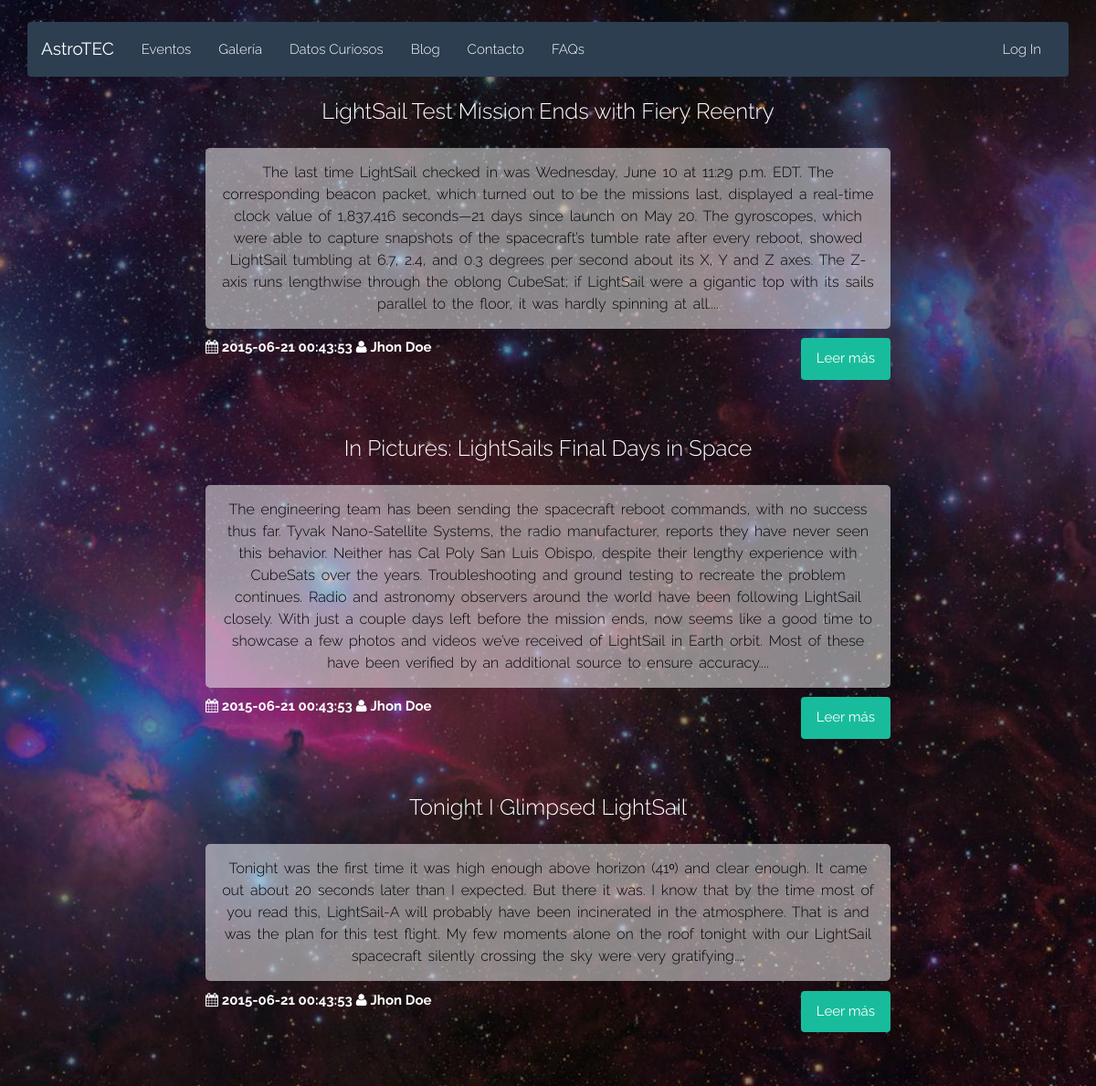
Screenshot of /blog.php with the database file from the repository.
### tables this page shows
CREATE TABLE IF NOT EXISTS `Publicaciones` (
  `idPublicacion` INT NOT NULL AUTO_INCREMENT,
  `titulo` VARCHAR(300) NOT NULL,
  `contenido` LONGTEXT NOT NULL,
  `fecha` DATETIME NOT NULL,
  `fk_idCreador` INT NOT NULL,
  PRIMARY KEY (`idPublicacion`),
  INDEX `fk_idCreador_idx` (`fk_idCreador` ASC),
  CONSTRAINT `fk_idCreador1`
    FOREIGN KEY (`fk_idCreador`)
    REFERENCES `Usuarios` (`idUsuario`)
    ON DELETE NO ACTION
    ON UPDATE NO ACTION);

### html/blog.php (the view, shortened to what this page needs)
<?php
	require("php/db.php");
	$sql = "SELECT P.idPublicacion AS id, P.titulo,
					CONCAT (SUBSTRING(P.contenido, 1, 700), '...') AS contenido,
					P.fecha, CONCAT(U.nombre, ' ', U.apellido1) AS autor
					FROM Publicaciones AS P
					INNER JOIN Usuarios AS U ON U.idUsuario = P.fk_idCreador";
	$result = $conn->query($sql);
	$posts = array();
	if ($result->num_rows > 0) {
		while ($row = $result->fetch_assoc()) {
			array_push($posts, $row);
    }
	}
?>
<!DOCTYPE html>
<html class="no-js" lang="">
<head>
	<?php require('./php/head.php'); ?>
	<link rel="stylesheet" type="text/css" href="css/blog.css">
</head>
<body>
	<div class="container">
		<?php require('./php/navbar.php'); ?>
		<?php
			foreach ($posts as $post) {
				echo "<div class='row'>";
				echo "	<div class='col-md-2'></div>";
				echo "	<div class='col-md-8 post'>";
				echo "		<a href='post.php?id=$post[id]'";
				echo "			<h2 class='title'>$post[titulo]</h2>";
				echo "		</a>";
				echo "		<p>$post[contenido]</p>";
				echo "    <div class='pull-left'>";
				echo "			<i class='fa fa-calendar'></i> <time>$post[fecha]</time>";
				echo "			<i class='fa fa-user'></i> <span>$post[autor]</span>";
				echo "		</div>";
				echo "		<a href='post.php?id=$post[id]' class='btn btn-success pull-right'>Leer más</a>";
				echo "	</div>";
				echo "</div>";
			}
		?>
	</div>
</body>
</html>

### html/css/style.css (style rules this page uses)
body { padding-top: 2%; background: url(../img/background.jpg) no-repeat center center fixed; -webkit-background-size: cover; -moz-background-size: cover; -o-background-size: cover; background-size: cover; font-family: 'Raleway', sans-serif; font-weight: 300; color: #3E3E3E; }

### html/css/blog.css (style rules this page uses)
.post { text-align: center; margin-bottom: 5%; color: white; }
.title { color: white; font-size: x-large; margin-bottom: 3%; text-align: center; background-color: initial; border: none; }
.post p { margin-top: 3%; background-color: rgba(255, 255, 255, 0.50); color: black; font-size: medium; padding: 2%; border-radius: 5px; word-spacing: 2pt; line-height: 150%; }
.post time, .post span { font-weight: bold; }

### rows the page displays
publicaciones: titulo "LightSail Test Mission Ends with Fiery Reentry", post "The last time LightSail checked in was Wednesday, June 10 at 11:29 p.m. EDT. The corresponding beacon packet, which turned out to be the missions last, displayed a real-time clock value of 1,837,416 seconds—21 days since launch on May 20. The gyroscopes, which were able to capture snapshots of the spacecraft’s tumble rate after every reboot, showed LightSail tumbling at 6.7, 2.4, and 0.3 degrees per second about its X, Y and Z axes. The Z-axis runs lengthwise through the oblong CubeSat; if LightSail were a gigantic top with its sails parallel to the floor, it was hardly spinning at all....", fecha "2015-06-21 00:43:53", post "Jhon Doe"
publicaciones: titulo "In Pictures: LightSails Final Days in Space", post "The engineering team has been sending the spacecraft reboot commands, with no success thus far. Tyvak Nano-Satellite Systems, the radio manufacturer, reports they have never seen this behavior. Neither has Cal Poly San Luis Obispo, despite their lengthy experience with CubeSats over the years. Troubleshooting and ground testing to recreate the problem continues. Radio and astronomy observers around the world have been following LightSail closely. With just a couple days left before the mission ends, now seems like a good time to showcase a few photos and videos we’ve received of LightSail in Earth orbit. Most of these have been verified by an additional source to ensure accuracy....", fecha "2015-06-21 00:43:53", post "Jhon Doe"
publicaciones: titulo "Tonight I Glimpsed LightSail", post "Tonight was the first time it was high enough above horizon (41ᵒ) and clear enough. It came out about 20 seconds later than I expected. But there it was. I know that by the time most of you read this, LightSail-A will probably have been incinerated in the atmosphere. That is and was the plan for this test flight. My few moments alone on the roof tonight with our LightSail spacecraft silently crossing the sky were very gratifying....", fecha "2015-06-21 00:43:53", post "Jhon Doe"
